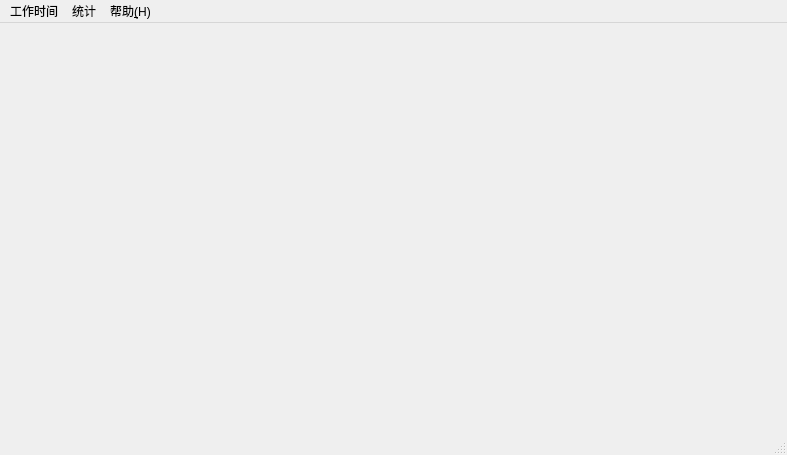
<?xml version="1.0" encoding="UTF-8"?>
<ui version="4.0">
 <class>MainSettingWindow</class>
 <widget class="QMainWindow" name="MainSettingWindow">
  <property name="geometry">
   <rect>
    <x>0</x>
    <y>0</y>
    <width>787</width>
    <height>455</height>
   </rect>
  </property>
  <property name="windowTitle">
   <string>Elapse</string>
  </property>
  <widget class="QWidget" name="centralwidget">
   <widget class="QStackedWidget" name="stackedWidget">
    <property name="geometry">
     <rect>
      <x>9</x>
      <y>0</y>
      <width>771</width>
      <height>421</height>
     </rect>
    </property>
    <property name="currentIndex">
     <number>0</number>
    </property>
    <widget class="QWidget" name="page"/>
    <widget class="QWidget" name="page_2"/>
   </widget>
  </widget>
  <widget class="QMenuBar" name="menubar">
   <property name="geometry">
    <rect>
     <x>0</x>
     <y>0</y>
     <width>787</width>
     <height>26</height>
    </rect>
   </property>
   <widget class="QMenu" name="menu">
    <property name="title">
     <string>工作时间</string>
    </property>
    <addaction name="action"/>
   </widget>
   <widget class="QMenu" name="menu_2">
    <property name="title">
     <string>统计</string>
    </property>
    <addaction name="actionpo"/>
   </widget>
   <widget class="QMenu" name="menu_3">
    <property name="title">
     <string>帮助&amp;(H)</string>
    </property>
    <addaction name="about"/>
    <addaction name="action_3"/>
   </widget>
   <addaction name="menu"/>
   <addaction name="menu_2"/>
   <addaction name="menu_3"/>
  </widget>
  <widget class="QStatusBar" name="statusbar"/>
  <action name="action">
   <property name="text">
    <string>设置</string>
   </property>
  </action>
  <action name="actionpo">
   <property name="text">
    <string>po</string>
   </property>
  </action>
  <action name="about">
   <property name="text">
    <string>关于</string>
   </property>
  </action>
  <action name="action_3">
   <property name="text">
    <string>版本</string>
   </property>
  </action>
 </widget>
 <resources/>
 <connections/>
</ui>
